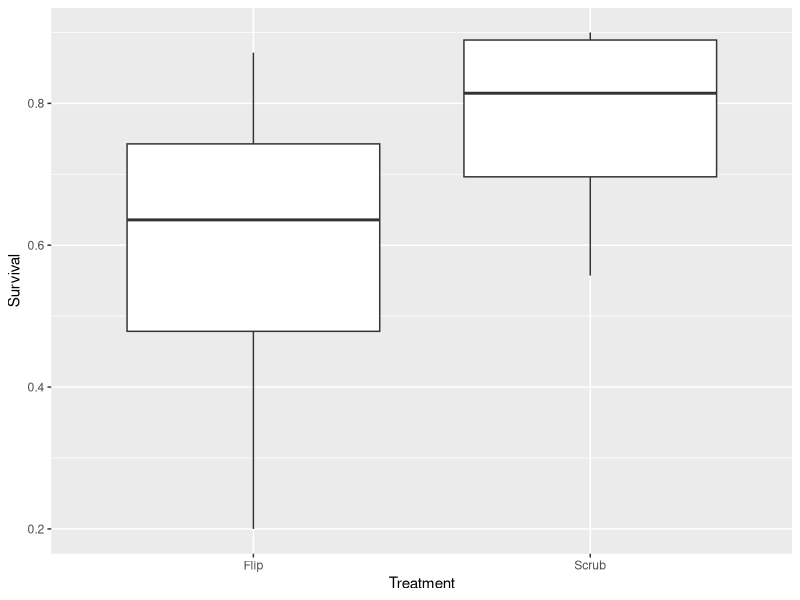
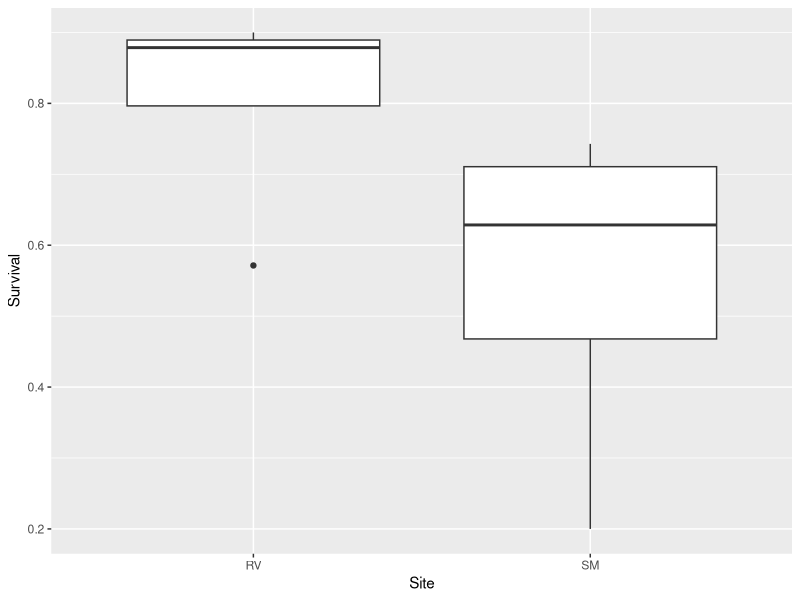
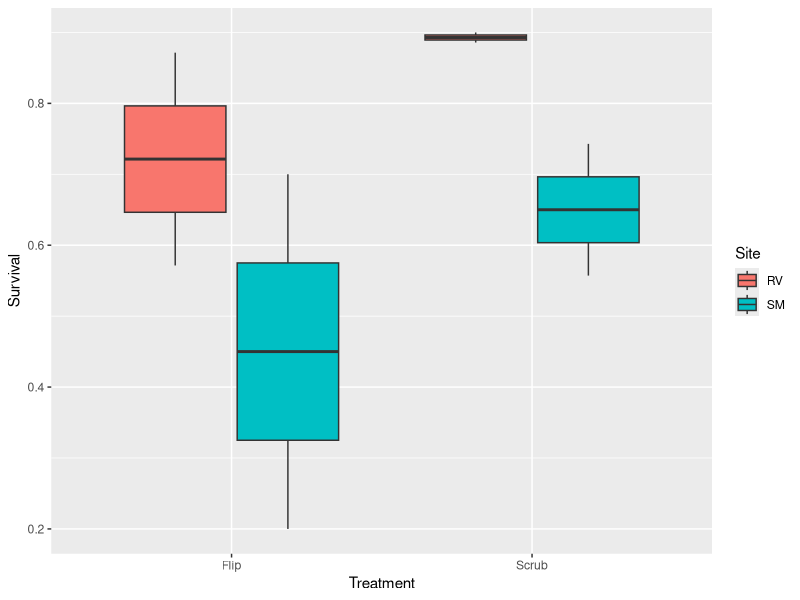
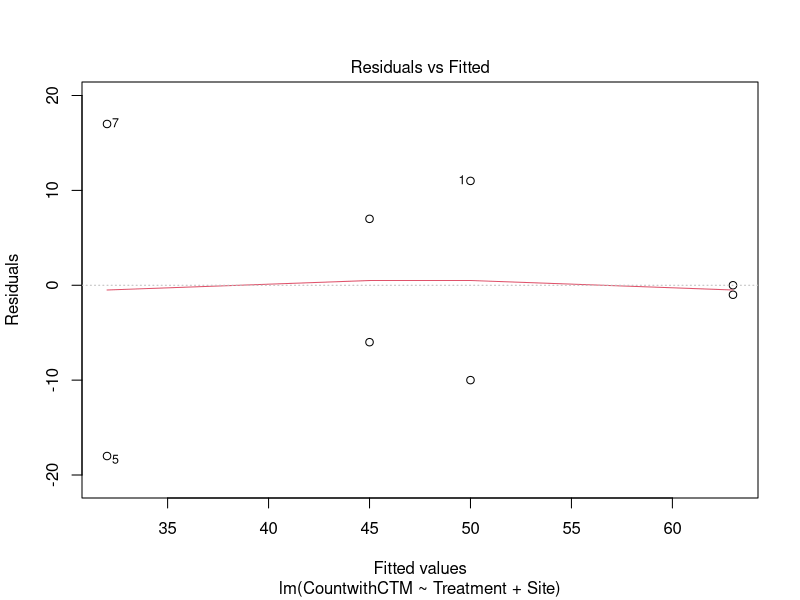
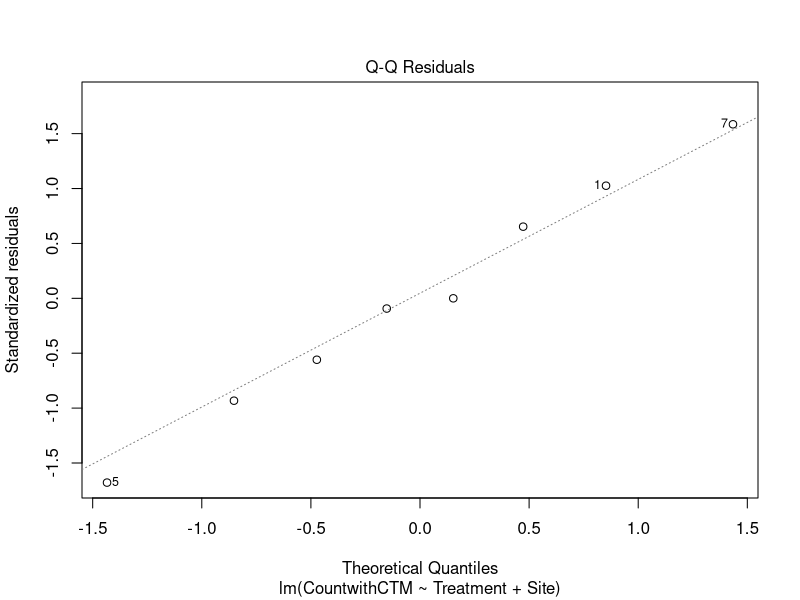
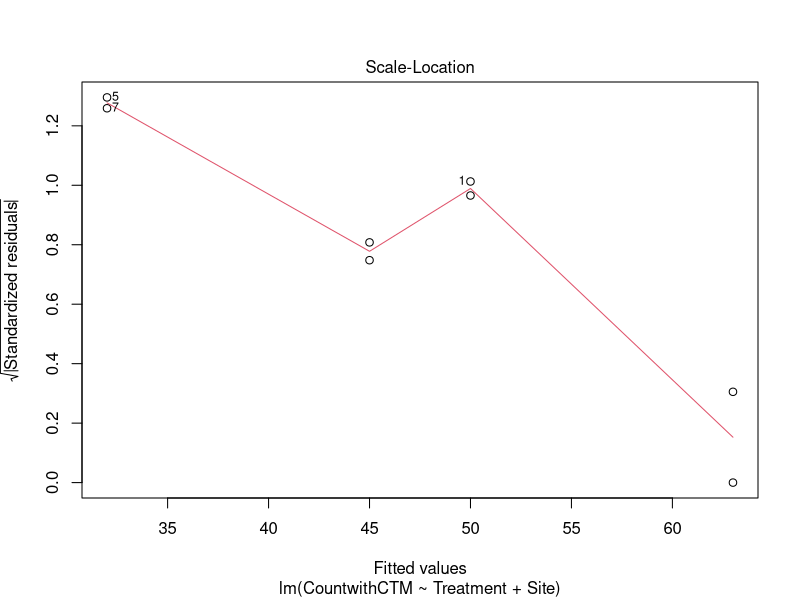
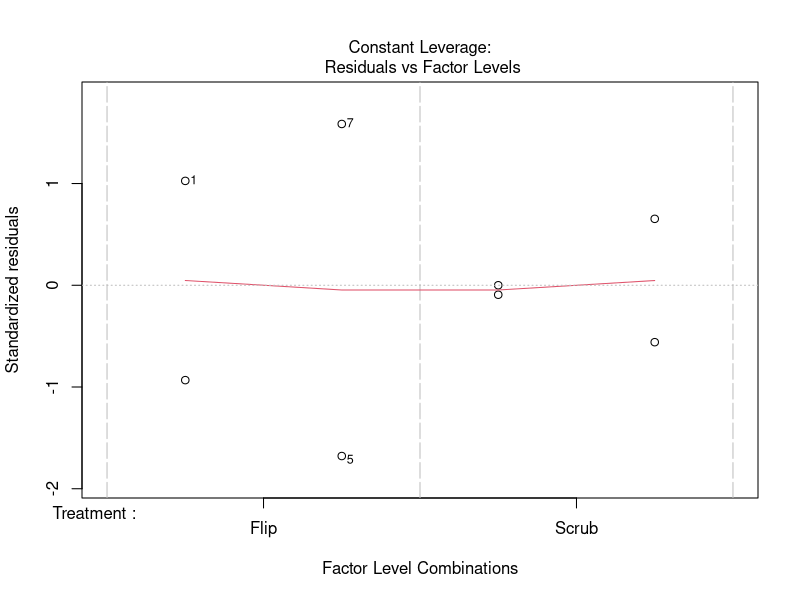
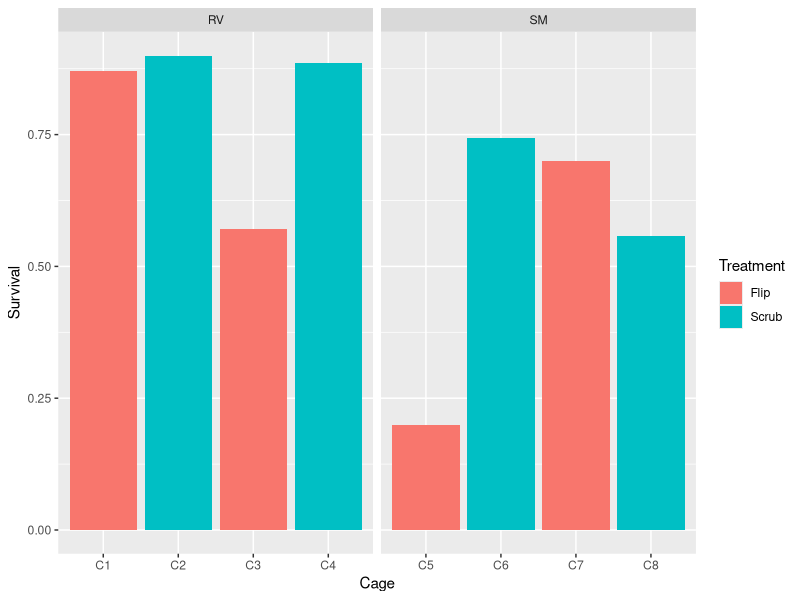

Generate these figures, in order, with R: (Note: this script raises an error after producing the figures.)
#biofouling 2023 analyses

library(tidyverse)
library(lubridate)
library(readxl)

#look at the survival data
survival = read_excel("data/BiofoulingStudy_Survival.xlsx", sheet = "Data")

ggplot(survival, aes(x = Treatment, y = Survival))+ geom_boxplot()

ggplot(survival, aes(x = Site, y = Survival)) + geom_boxplot()

ggplot(survival, aes(x = Treatment, y = Survival, fill = Site)) + geom_boxplot()

lm1 = lm(CountwithCTM ~ Treatment+Site, data = survival)
summary(lm1)
anova(lm1)
plot(lm1)

ggplot(survival, aes(x = Cage, y = Survival, fill = Treatment))+ geom_col()+
  facet_wrap(~Site, scales = "free_x")
hist(survival$CountwithCTM)

#quick plots of environmental data

env = read_excel("data/BiofoulingStudyCageChecks.xlsx", na = c("NA", ""))

ggplot(env, aes(x = as.factor(Date), y = DO_mg_L, color = InsideOutside))+
  geom_boxplot()+
  facet_wrap(~Location)
  
ggplot(env, aes(x = as.factor(Date), y = pH, color = InsideOutside))+
  geom_boxplot()+
  facet_wrap(~Location)

library(lme4)
test = lmer(DO_mg_L ~ InsideOutside + (1|Date), data = env)
summary(test)

ggplot(env, aes(x = as.factor(Date), y = Water.Temp_C, color = InsideOutside))+
  geom_boxplot()+
  facet_wrap(~Location)


ggplot(env, aes(x = as.factor(Date), y = Turb, color = InsideOutside))+
  geom_boxplot()+
  facet_wrap(~Location)


BDL = cdec_query("BDL", c(25, 27, 100, 62, 221), start.date = ymd("2023-08-30"),
                 end.date = ymd("2023-09-01"))
BDL2 = BDL %>%
  filter(date(DateTime) == ymd("2023-08-31"), Duration == "E") %>%
  mutate(Value2 = case_when(SensorType == "TEMP W" ~ (Value-32)*5/9,
                            TRUE ~ Value))
